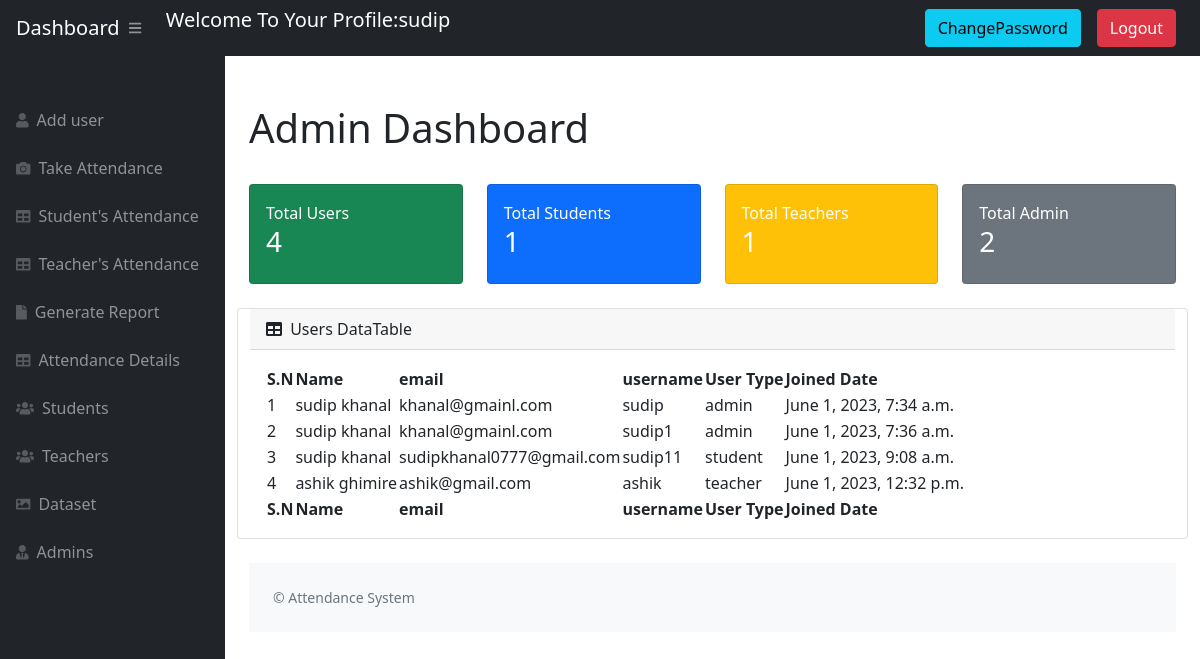
Page /adminpage/ (signed in) on the earlier database version.
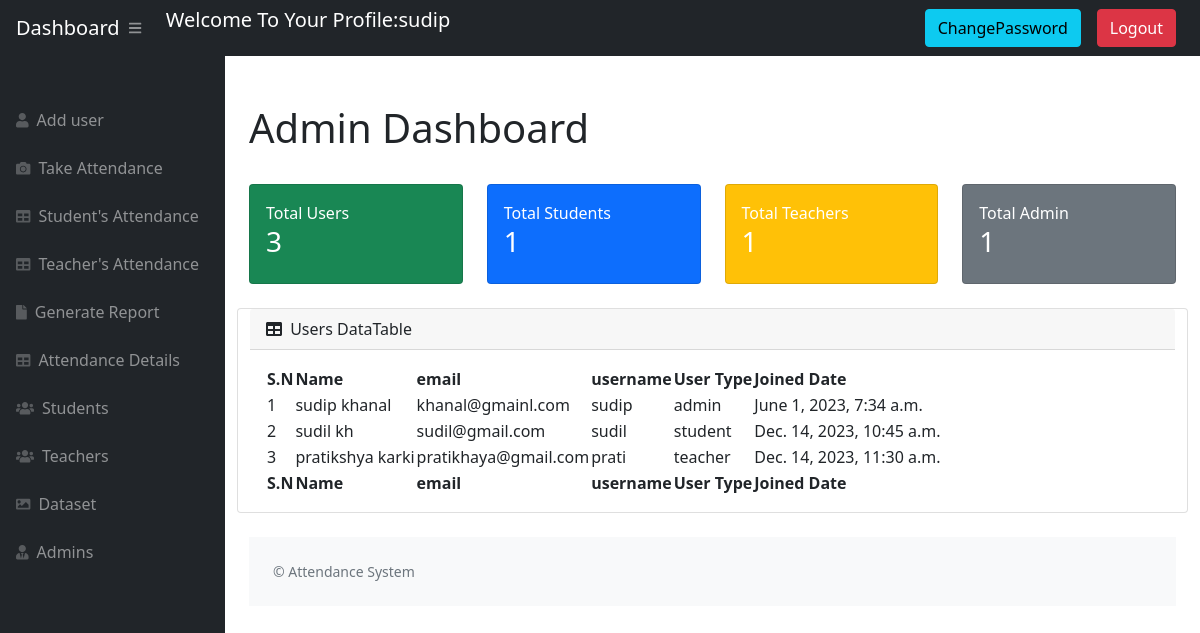
Same page on the later database version.
### website/models.py (models this page shows)
class User(AbstractUser):
    USER_TYPE_CHOICES = [
        ('', 'Select User Type'),
        ('student', 'Student'),
        ('teacher', 'Teacher'),
        ('admin', 'Admin'),
    ]
    userType = models.CharField(max_length=10, choices=USER_TYPE_CHOICES)
    roll_num = models.CharField(max_length=10, unique=True)
    email = models.EmailField(unique=True)
    phone = models.CharField(max_length=50)
    address = models.CharField(max_length=50)
    dob = models.CharField(max_length=50)
    gender = models.CharField(max_length=50)
    faculty = models.CharField(max_length=50)
    semester = models.CharField(max_length=50, null=True)

### website/views.py (the view)
# urls.py: path('adminpage/', views.View_admin, name='adminpage'),
@login_required(login_url='login_view')
def View_admin(request):
    users = get_user_model().objects.all()
    total_user = users.count()  # Count Total users
    total_students = get_user_model().objects.filter(
        userType="student").count()  # count total Students
    total_teachers = get_user_model().objects.filter(
        userType="teacher").count()  # count total Teacher
    total_admins = get_user_model().objects.filter(
        userType="admin").count()  # count total Admins
    userData = {
        'users': users,
        'total_user': total_user,
        'total_students': total_students,
        'total_teachers': total_teachers,
        'total_admins': total_admins
    }
    if request.user.userType == 'admin':
        return render(request, 'Admin/admin.html', userData)
    else:
        messages.warning(
            request, "You Must Be Logged In As Admin To View This Page")
        return redirect('login_view')

### website/templates/Admin/admin.html (shortened to what this page needs)
{% extends 'Admin/admain.html' %} {% block title %} Dashboard {% endblock %}
{% block stylesheets %}{% endblock stylesheets %} {% block content %}
<div class="content">
  <br />
  <div class="container-fluid px-4">
    <h1 class="mt-4">Admin Dashboard</h1>
    <div class="row">
      <div class="col-xl-3 col-md-6">
        <div class="card bg-success text-white mb-4">
          <div class="card-body">
            Total Users
            <h3>{{ total_user }}</h3>
          </div>
        </div>
      </div>
      <div class="col-xl-3 col-md-6">
        <div class="card bg-primary text-white mb-4">
          <div class="card-body">
            Total Students
            <h3>{{ total_students }}</h3>
          </div>
        </div>
      </div>
      <div class="col-xl-3 col-md-6">
        <div class="card bg-warning text-white mb-4">
          <div class="card-body">
            Total Teachers
            <h3>{{ total_teachers }}</h3>
          </div>
        </div>
      </div>
      <div class="col-xl-3 col-md-6">
        <div class="card bg-secondary text-white mb-4">
          <div class="card-body">
            Total Admin
            <h3>{{ total_admins }}</h3>
          </div>
        </div>
      </div>
    <div class="card mb-4">
      <div class="card-header">
        <i class="fas fa-table me-1"></i>
        Users DataTable
      </div>
      <div class="card-body">
        <table id="datatablesSimple">
          <thead>
            <tr>
              <th>S.N</th>
              <th>Name</th>
              <th>email</th>
              <th>username</th>
              <th>User Type</th>
              <th>Joined Date</th>
            </tr>
          </thead>
          <tfoot>
            <tr>
              <th>S.N</th>
              <th>Name</th>
              <th>email</th>
              <th>username</th>
              <th>User Type</th>
              <th>Joined Date</th>
            </tr>
          </tfoot>
          <tbody>
            {% for user in users %}
            <tr>
              <td>{{ forloop.counter }}</td>
              <td>{{ user.first_name }} {{ user.last_name }}</td>
              <td>{{ user.email }}</td>
              <td>{{ user.username }}</td>
              <td>{{ user.userType }}</td>
              <td>{{ user.date_joined }}</td>
            </tr>
            {% endfor %}
          </tbody>
        </table>
      </div>
    </div>
  </div>
  {% endblock content %}

### website/templates/Admin/admain.html (shortened to what this page needs)
<!DOCTYPE html>
<html lang="en">
  <head>
    {% load static %}
    <link
      href="https://cdn.jsdelivr.net/npm/simple-datatables@latest/dist/style.css"
      rel="stylesheet"
    />
    <link href="/static/assets/css/styles.min.css" rel="stylesheet" />
  </head>
  <body class="sb-nav-fixed">
    {% include 'Admin/navigation.html' %}
    <div id="layoutSidenav">
      <div id="layoutSidenav_nav">{% include 'Admin/sidebar.html' %}</div>
      <div id="layoutSidenav_content">
        {% block content %}{% endblock content %}
        {% include 'Admin/footer.html'%}
      </div>
    </div>
  </body>
</html>

### website/templates/Admin/navigation.html (shortened to what this page needs)
<nav class="sb-topnav navbar navbar-expand navbar-dark bg-dark">
  <a class="navbar-brand ps-3" href="{% url 'adminpage' %}"> Dashboard </a>
  <button
    class="btn btn-link btn-sm order-1 order-lg-0 me-4 me-lg-0"
    id="sidebarToggle"
    href="#!"
  >
    <i class="fas fa-bars"></i>
  </button>
  <div class="navbar-brand ps-3">
  <p>  Welcome To Your Profile:{{ request.user.username }} </p></div>
  <div class="navbar-nav ms-auto ms-md-0 me-3 me-lg-3"><a class="btn btn-info" href="{% url 'passwordchange' %}">ChangePassword</a> </div>
  <div class="navbar-nav ms-auto ms-md-0 me-3 me-lg-4"><a class="btn btn-danger" href="{% url 'logout' %}">Logout</a></li> </div>
</nav>

### website/templates/Admin/sidebar.html (shortened to what this page needs)
<nav class="sb-sidenav accordion sb-sidenav-dark" id="sidenavAccordion">
    <div class="sb-sidenav-menu">
        <div class="nav">
            <div class="sb-sidenav-menu-heading"></div>
            <div>
                <a class="nav-link {% if 'index' in segment %} active {% endif %}" href="{% url 'signup' %}">
                    <div class="sb-nav-link-icon"><i class="fas fa-user"></i></div>
                    Add user
                </a>
            </div>
            <div>
                <a class="nav-link {% if 'index' in segment %} active {% endif %}" href="{% url 'faceReconization' %}">
                    <div class="sb-nav-link-icon"><i class="fas fa-camera"></i></div>
                    Take Attendance
                </a>
            </div>
            <div>
                <a class="nav-link {% if 'index' in segment %} active {% endif %}" href="{% url 'attendence' %}">
                    <div class="sb-nav-link-icon"><i class="fas fa-table"></i></div>
                    Student's Attendance
                </a>
            </div>
            <div>
                <a class="nav-link {% if 'index' in segment %} active {% endif %}" href="{% url 'teacherattendence' %}">
                    <div class="sb-nav-link-icon"><i class="fas fa-table"></i></div>
                    Teacher's Attendance
                </a>
            </div>
            <div>
                <a class="nav-link {% if 'index' in segment %} active {% endif %}" href="{% url 'attendance_report' %}">
                    <div class="sb-nav-link-icon"><i class="fas fa-file"></i></div>
                    Generate Report
                </a>
            </div>
            <div>
                <a class="nav-link {% if 'index' in segment %} active {% endif %}" href="{% url 'AllAdtendance' %}">
                    <div class="sb-nav-link-icon"><i class="fas fa-table"></i></div>
                    Attendance Details
                </a>
            </div>
            <div>
                <a class="nav-link {% if 'index' in segment %} active {% endif %}" href="{% url 'Stdata' %}">
                    <div class="sb-nav-link-icon"><i class="fas fa-users"></i></div>
                    Students
                </a>
            </div>
            <div>
                <a class="nav-link {% if 'index' in segment %} active {% endif %}" href="{% url 'teacherdata' %}">
                    <div class="sb-nav-link-icon"><i class="fas fa-users"></i></div>
                    Teachers
                </a>
            </div>
            <div>
                <a class="nav-link {% if 'index' in segment %} active {% endif %}" href="{% url 'viewDataset' %}">
                    <div class="sb-nav-link-icon"><i class="fa fa-image"></i></div>
                    Dataset
                </a>
            </div>
            <div>
                <a class="nav-link {% if 'index' in segment %} active {% endif %}" href="{% url 'adminData' %}">
                    <div class="sb-nav-link-icon"><i class="fas fa-user-tie"></i></div>
                    Admins
                </a>
            </div>
    </div>
</nav>

### website/templates/Admin/footer.html
<footer class="py-4 bg-light mt-auto">
    <div class="container-fluid px-4">
        <div class="d-flex align-items-center justify-content-between small">
            <div class="text-muted">
                &copy; Attendance System
            </div>
        </div>
    </div>
</footer>

Differences in the rows shown:
removed User: first_name "sudip", last_name "khanal", email "khanal@gmainl.com", username "sudip1", userType "admin", date_joined "June 1, 2023, 7:36 a.m."
removed User: first_name "sudip", last_name "khanal", email "sudipkhanal0777@gmail.com", username "sudip11", userType "student", date_joined "June 1, 2023, 9:08 a.m."
removed User: first_name "ashik", last_name "ghimire", email "ashik@gmail.com", username "ashik", userType "teacher", date_joined "June 1, 2023, 12:32 p.m."
added User: first_name "sudil", last_name "kh", email "sudil@gmail.com", username "sudil", userType "student", date_joined "Dec. 14, 2023, 10:45 a.m."
added User: first_name "pratikshya", last_name "karki", email "pratikhaya@gmail.com", username "prati", userType "teacher", date_joined "Dec. 14, 2023, 11:30 a.m."
Other differences:
{{ total_user }}: "4" → "3"
{{ total_admins }}: "2" → "1"
